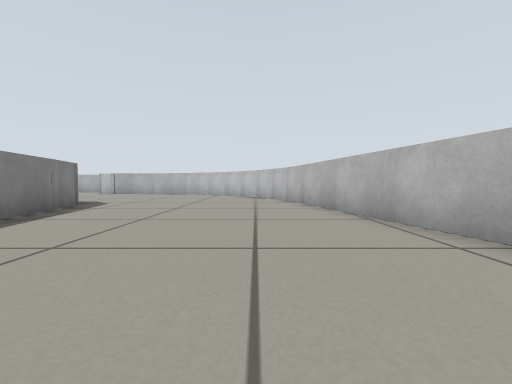
[1] (above)

19 first-person views from a walk through a world built for the Gazebo simulator. The camera is 0.32 m above the floor, tilts 2° down and sees 90° across. The floor is counted in squares, 0.5 m on a side. Each view is taken from the middle of a square. On the plan, view 1 faces up. The plan holds only what a view shows up to about 9 squares ahead; the rest is blank.

[2]
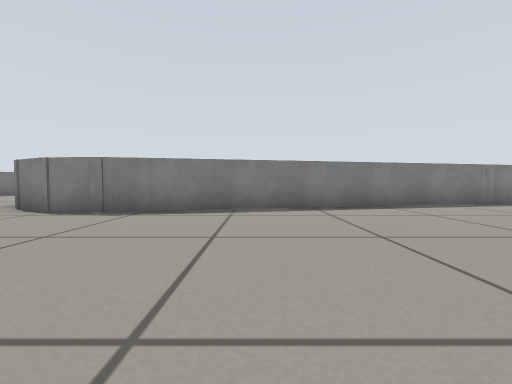

[3]
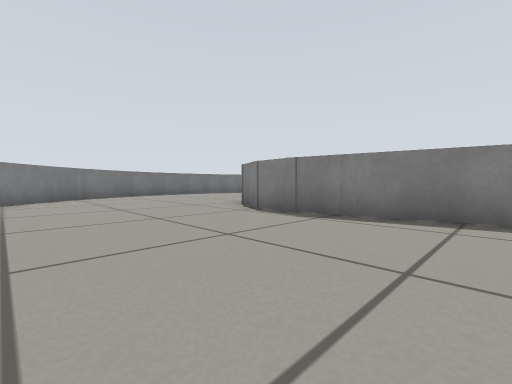

[4]
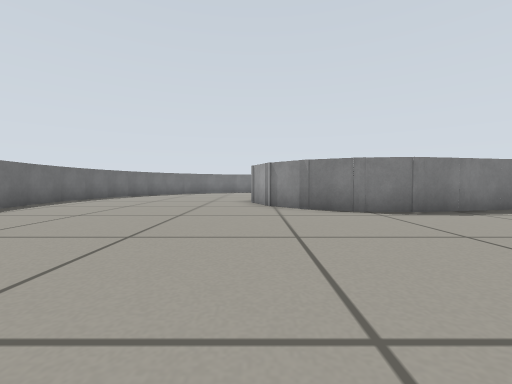

[5]
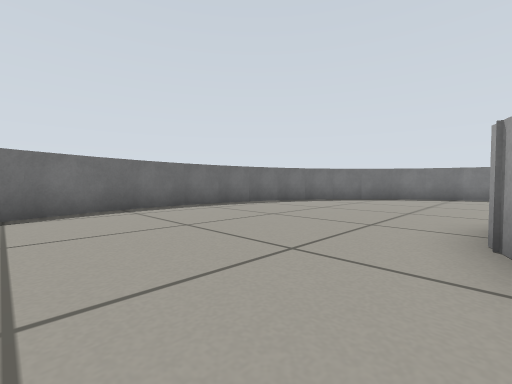

[6]
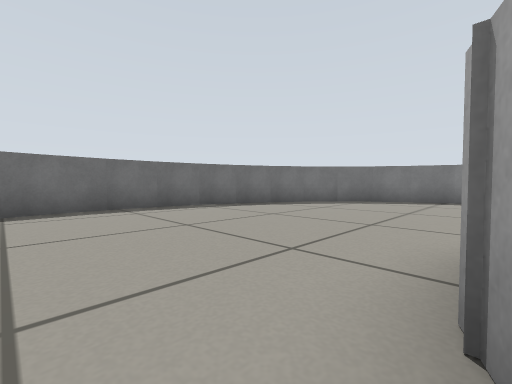

[7]
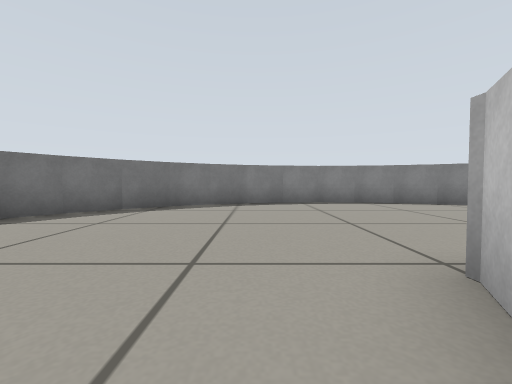

[8]
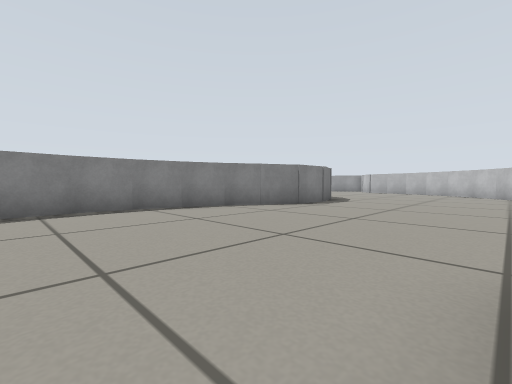

[9]
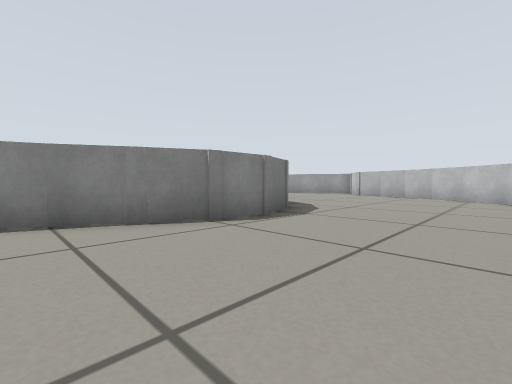

[10]
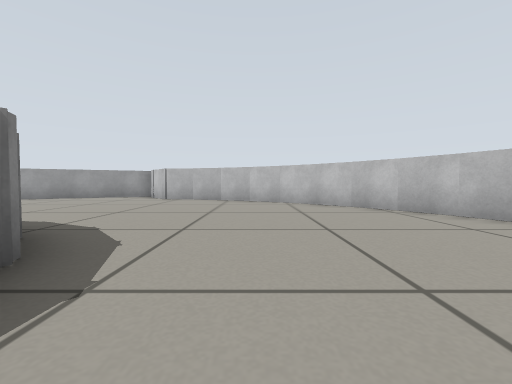

[11]
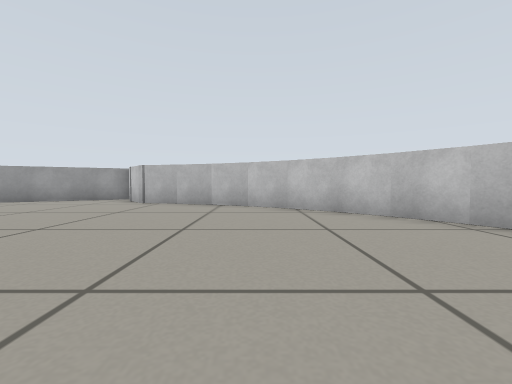

[12]
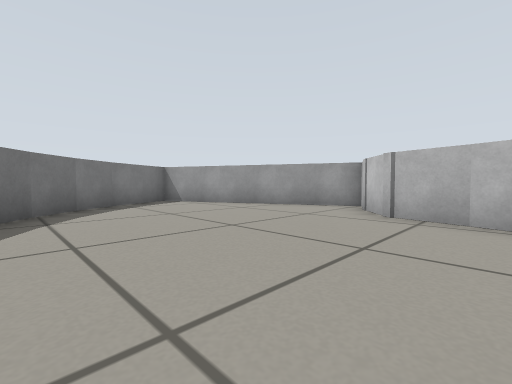

[13]
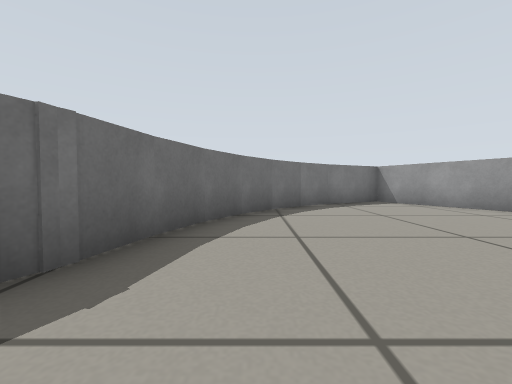

[14]
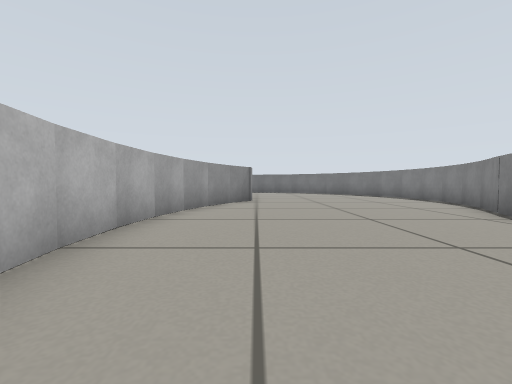

[15]
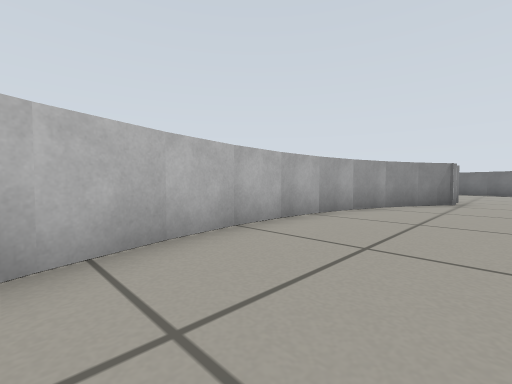

[16]
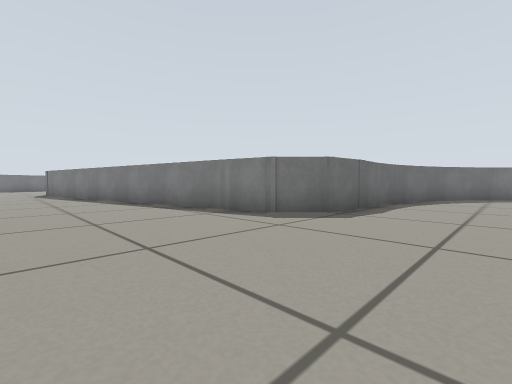

[17]
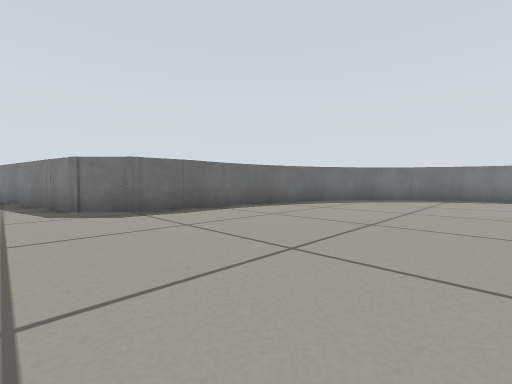

[18]
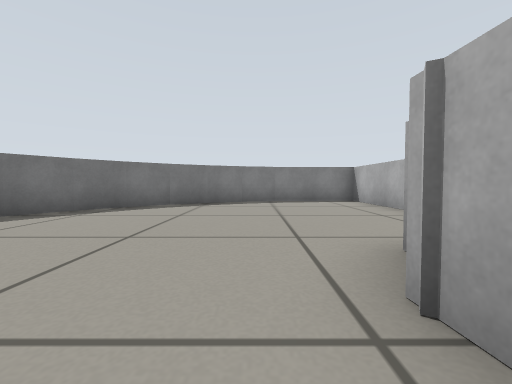

[19]
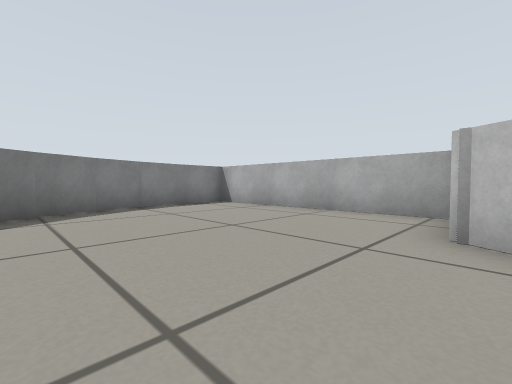

### Floor plan
Points are (right, up) in squares from view 1. A wall is a line through its corners. A room is listed if a view was taken in it or the views show most of it. See-through windows are left out.
Room 1 (views 1, 2, 3, 4, 5, 6, 7, 8, 9, 10, 11, 12, 13, 14, 15, 16, 17, 18, 19)
walls: (-6.3, 1.6) (-6.7, 2.9); (-6.1, 0.5) (-6.3, 1.7); (-6.6, 2.7) (-7.2, 4); (-6, -0.7) (-6.1, 0.6); (-7.1, 3.8) (-7.8, 5); (-7.7, 4.9) (-8.4, 5.9); (-6.3, -3.1) (-6.1, -1.8) (-6, -0.6); (-8.4, 5.8) (-9.3, 6.7); (-6.7, -4.2) (-6.3, -3); (-12.4, -1.2) (-13.7, -3.5); (-13, 1.2) (-12.5, -0.1) (-12.6, -1.5); (-9.2, 6.7) (-10.2, 7.4); (-7.2, -5.3) (-6.6, -4); (-5.1, 7.5) (-2.5, -4.6); (-2.6, -4.3) (-2.7, -5.7) (-3.2, -6.8) (-4.2, -7.7) (-5.5, -8.2); (-10.1, 7.4) (-11.3, 8.1); (-7.4, 8.4) (-6, 8.2) (-5, 7.2); (-8.5, 8.3) (-7, 8.4); (-7.9, -6.4) (-7.1, -5.1); (-9.7, 8.5) (-8.4, 8.3); (-13.7, -3.4) (-14.2, -4.7); (-11.2, 8) (-12.3, 8.5); (-15.1, 2.6) (-14.5, 2.3); (-10.9, 8.8) (-9.6, 8.4); (-7.1, -7.8) (-7.6, -7.5); (-14.1, -4.5) (-14.4, -5.9); (-12.2, 8.6) (-14.6, 9.1) (-15.6, 10.2); (-16.2, 2.8) (-14.7, 2.5); (-11.9, 9.3) (-10.7, 8.7); (2.6, 2.5) (1.2, 9); (-14.4, -5.7) (-14.4, -7); (-17.2, 3.2) (-16.1, 2.8); (-12.9, 9.9) (-11.8, 9.2); (-14.4, -6.8) (-14.3, -8.2); (-14.3, -8.1) (-14, -9.3); (-15.4, 9.9) (-15.9, 11) (-21.8, 8.1) (-20.7, 6.1); (-14.1, -9.2) (-13.6, -10.4); (-19.3, 4.4) (-18.3, 3.7) (-17.2, 3.1); (-14.6, 11.5) (-13.8, 10.6) (-12.8, 9.8); (-13.6, -10.3) (-13, -11.3) (-12.2, -12.3); (-20.1, 5.3) (-19.1, 4.3); (-7.8, 14.9) (-8.3, 14.8) (-9.5, 15.5); (-15.2, 12.5) (-14.5, 11.5); (-12.2, -12.2) (-11.3, -13) (-10.3, -13.7); (-20.7, 6.2) (-20, 5.2); (1.5, -11.3) (2.1, -10.5); (-10.3, -13.6) (-9.2, -14.1); (-15.7, 13.5) (-15.1, 12.4); (0.6, -12.2) (1.6, -11.2); (-9.3, -14.1) (-8.1, -14.4); (-8.2, -14.4) (-6.9, -14.6); (-7, -14.6) (-5.7, -14.7); (-2.4, -14) (-1.9, -13.8); (-5.8, -14.7) (-4.6, -14.6); (-4.7, -14.6) (-3.3, -14.3); (-3.5, -14.4) (-2.2, -13.9); (-16, 14.7) (-15.6, 13.5); (-9.7, 17.6) (-16.1, 17.5) (-16.1, 15.8); (-16.1, 15.9) (-16, 14.6)

Where each view was taken, in squares from view 1:
view 1: 0 up, 0 right, facing up
view 2: 1 down, 3 right, facing left
view 3: 1 down, 2 right, facing down-left
view 4: 8 down, 3 right, facing left
view 5: 8 down, 2 left, facing down-left
view 6: 8 down, 4 left, facing down-left
view 7: 9 down, 6 left, facing left
view 8: 8 down, 8 left, facing up-left
view 9: 4 down, 9 left, facing up-left
view 10: 1 down, 11 left, facing up
view 11: 1 up, 11 left, facing up
view 12: 4 up, 13 left, facing up-left
view 13: 4 up, 13 left, facing left
view 14: 3 up, 8 left, facing down
view 15: 3 up, 9 left, facing down-right
view 16: 11 up, 1 left, facing down-left
view 17: 14 up, 4 left, facing down-left
view 18: 14 up, 7 left, facing left
view 19: 12 up, 9 left, facing up-left
